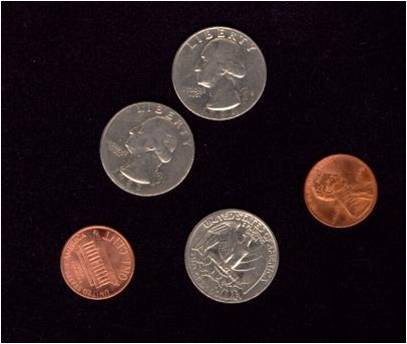
%> input picture Image Processing Assignment 6/2017A7PS0118P_Assignment6/Coin.jpg, 407 x 344 px
$ octave Untitled2.m   (GNU Octave 9; MATLAB toolbox functions it lacks are replaced by stand-ins)
%> lines starting %> are read from the running program, lines starting %| are printed output that depends on the picture; in (x1, y1, x2, y2) boxes, pixels count from 0 and x2, y2 are one past the last pixel; in counts of white or black regions, pixels touching at a corner belong together; the program's own positions count from 1; long printed decimals are rounded
clc; % Clear command window.
clearvars; % Get rid of variables from prior run of this m-file.
fprintf('Running BlobsDemo.m...\n'); % Message sent to command window.
workspace; % Make sure the workspace panel with all the variables is showing.
imtool close all;  % Close all imtool figures.
format long g;
format compact;
captionFontSize = 14;

Image=imread('Coin.jpg');
%> Image is the input picture: size 344x407x3 uint8; mean R, G, B 39.4, 26.8, 30.6

subplot(3, 3, 2);
imshow(Image);
caption = sprintf('Original Image.');
title(caption, 'FontSize', captionFontSize);
I = rgb2gray(Image);
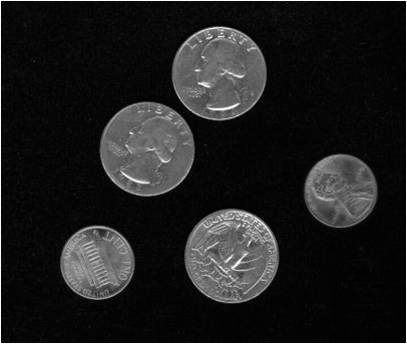
%> I: size 344x407 uint8; min 0, max 255, mean 31.1

n=imhist(I); %Compute the histogram
%> n = 256 values, max 18925 at index 5, min 3 at index 215, mean 546.9
N=sum(n); %sum the values of all the histogram values
%> N = 140008
max=0; %initialize maximum to zero

for i=1:256
    P(i)=n(i)/N; %Computing the probability of each intensity level
end
%> after the loop, P = 256 values, max 0.135 at index 5, min 2.14e-05 at index 215, mean 0.00391
for T=2:255      %step through all thresholds from 2 to 255
    w0=sum(P(1:T)); %Probability of class 1 (separated by threshold)
    w1=sum(P(T+1:256)); %probability of class2 (separated by threshold)
    u0=dot(0:T-1,P(1:T))/w0; %class mean u0
    u1=dot(T:255,P(T+1:256))/w1; %class mean u1
    sigma=w0*w1*((u1-u0)^2); %compute sigma i.e variance(between class)
    if sigma>max %compare sigma with maximum
        max=sigma; %update the value of max i.e max=sigma
        threshold=T-1; %desired threshold corresponds to maximum variance of between class
    end
end
%> this loop made 254 passes
%> (w0, w1, u0, u1, sigma, max) on passes 1 to 12: (0.00439, 0.996, 0.959, 31.19, 4, 4), (0.0251, 0.975, 1.82, 31.82, 22.06, 22.06), (0.134, 0.866, 2.78, 35.43, 123.5, 123.5), (0.269, 0.731, 3.39, 41.24, 281.7, 281.7), (0.388, 0.612, 3.89, 48.32, 469, 469), (0.505, 0.495, 4.38, 58.34, 727.8, 727.8), (0.593, 0.407, 4.77, 69.45, 1009.4, 1009.4), (0.655, 0.345, 5.07, 80.49, 1284.7, 1284.7), (0.698, 0.302, 5.31, 90.57, 1532.4, 1532.4), (0.725, 0.275, 5.49, 98.64, 1728.2, 1728.2), (0.742, 0.258, 5.61, 104.4, 1865.8, 1865.8), (0.753, 0.247, 5.7, 108.3, 1958.2, 1958.2)
%> after the loop, max = 2162.7; threshold = 62
bw=imbinarize(I,threshold/255); %Convert to Binary Image
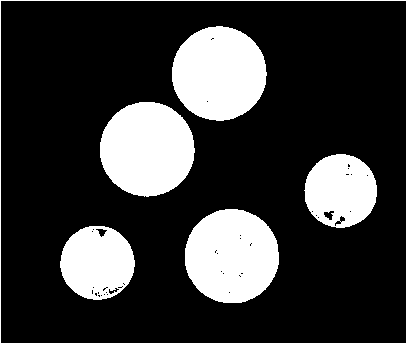
%> bw: size 344x407 logical; 22.1% white; 6 white regions
display(threshold)
%| threshold =               62
originalImage = I;
binaryImage=bw;
thresholdValue=threshold;
%> thresholdValue = 62

% Display the grayscale image.
subplot(3, 3, 4);
imshow(originalImage);
% Maximize the figure window.
set(gcf, 'units','normalized','outerposition',[0 0 1 1]);
% Force it to display RIGHT NOW (otherwise it might not display until it's all done, unless you've stopped at a breakpoint.)
drawnow;
caption = sprintf('Original GrayScale Image.');
title(caption, 'FontSize', captionFontSize);
axis image; % Make sure image is not artificially stretched because of screen's aspect ratio.


[pixelCount, grayLevels] = imhist(originalImage);
%> pixelCount has the same summary as n; grayLevels = 256 values from 0 to 255
subplot(3, 3, 5);
bar(pixelCount);
title('Histogram of original image', 'FontSize', captionFontSize);
xlim([0 grayLevels(end)]); % Scale x axis manually.
grid on;

% Show the threshold as a vertical red bar on the histogram.
hold on;
maxYValue = ylim;
line([thresholdValue, thresholdValue], maxYValue, 'Color', 'r');
% Place a text label on the bar chart showing the threshold.
annotationText = sprintf('Thresholded at %d gray levels', thresholdValue);
%> annotationText = 'Thresholded at 62 gray levels'
% For text(), the x and y need to be of the data class "double" so let's cast both to double.
text(double(thresholdValue + 5), double(0.5 * maxYValue(2)), annotationText, 'FontSize', 10, 'Color', [0 .5 0]);
text(double(thresholdValue - 70), double(0.94 * maxYValue(2)), 'Background', 'FontSize', 10, 'Color', [0 0 .5]);
text(double(thresholdValue + 50), double(0.94 * maxYValue(2)), 'Foreground', 'FontSize', 10, 'Color', [0 0 .5]);

% Display the binary image.
subplot(3, 3, 6);
imshow(bw);
title('Binary Image, obtained by thresholding', 'FontSize', captionFontSize);


labeledImage = bwlabel(binaryImage, 8);     % Label each blob so we can make measurements of it
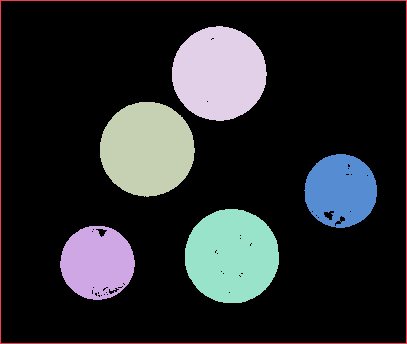
%> labeledImage: size 344x407 double; 7 distinct labels, from 0 to 6; one colour per label, 0 black
blobMeasurements = regionprops(labeledImage, originalImage, 'all');
%> blobMeasurements = 6 regions; largest, box (x1, y1, x2, y2), Area, Centroid, MajorAxisLength, MinorAxisLength and Eccentricity: (100, 102, 195, 197) 7053 [147.8 149.7] 94.84 94.71 0.053, (172, 26, 267, 121) 7018 [219.7 74.1] 94.81 94.32 0.102, (185, 209, 279, 303) 6986 [232.3 256.7] 94.52 94.47 0.03, (60, 226, 135, 300) 4226 [97.8 263.3] 74.92 72.79 0.237
numberOfBlobs = size(blobMeasurements, 1);
%> numberOfBlobs = 6


textFontSize = 14;	% Used to control size of "blob number" labels put atop the image.
labelShiftX = -7;	% Used to align the labels in the centers of the coins.
blobECD = zeros(1, numberOfBlobs);
% Print header line in the command window.
fprintf(1,'Blob #      Mean Intensity  Area   Perimeter    Centroid       Diameter\n');
% Loop over all blobs printing their measurements to the command window.

X = zeros(length(numberOfBlobs),4);

for k = 1 : numberOfBlobs           % Loop through all blobs.
	% Find the mean of each blob.  (R2008a has a better way where you can pass the original image
	% directly into regionprops.  The way below works for all versions including earlier versions.)
	thisBlobsPixels = blobMeasurements(k).PixelIdxList;  % Get list of pixels in current blob.
	meanGL = mean(originalImage(thisBlobsPixels)); % Find mean intensity (in original image!)
	meanGL2008a = blobMeasurements(k).MeanIntensity; % Mean again, but only for version >= R2008a

	blobArea = blobMeasurements(k).Area;		% Get area.
	blobPerimeter = blobMeasurements(k).Perimeter;		% Get perimeter.
	blobCentroid = blobMeasurements(k).Centroid;		% Get centroid one at a time
	blobECD(k) = sqrt(4 * blobArea / pi);					% Compute ECD - Equivalent Circular Diameter.
    X(k,1)=k;
    X(k,2) = blobMeasurements(k).Area;
    X(k,3)=blobCentroid(1);
    X(k,4)=blobCentroid(2);
	fprintf(1,'#%2d %17.1f %11.1f %8.1f %8.1f %8.1f % 8.1f\n', k, meanGL, blobArea, blobPerimeter, blobCentroid, blobECD(k));
end
%> this loop made 6 passes
%> (meanGL, meanGL2008a, blobArea, blobPerimeter, blobCentroid) on passes 1 to 6: (252.2, 252.2, 1498, 1467.7, [204 172.5]), (120.9, 120.9, 4226, 230.6, [97.76 263.3]), (107.9, 107.9, 7053, 296.8, [147.8 149.7]), (109.1, 109.1, 7018, 294.8, [219.7 74.11]), (120.8, 120.8, 6986, 294.2, [232.3 256.7]), (97.46, 97.46, 4110, 228.1, [341.4 191])
%| # 1             252.2      1498.0   1467.7    204.0    172.5     43.7
%| # 2             120.9      4226.0    230.6     97.8    263.3     73.4
%| # 3             107.9      7053.0    296.8    147.8    149.7     94.8
%| # 4             109.1      7018.0    294.8    219.7     74.1     94.5
%| # 5             120.8      6986.0    294.2    232.3    256.7     94.3
%| # 6              97.5      4110.0    228.1    341.4    191.0     72.3
%> after the loop, X = [1 1498 204 172.5; 2 4226 97.76 263.3; 3 7053 147.8 149.7; 4 7018 219.7 74.11; 5 6986 232.3 256.7; 6 4110 341.4 191]; blobECD = [43.67 73.35 94.76 94.53 94.31 72.34]
disp(X)
%|  Columns 1 through 3:
%|                        1                    1498       204.000
%|                        2                    4226       97.762
%|                        3                    7053       147.786
%|                        4                    7018       219.735
%|                        5                    6986       232.337
%|                        6                    4110       341.364
%|  Column 4:
%|        172.500
cent = sortrows(X,2);
%> cent = [1 1498 204 172.5; 6 4110 341.4 191; 2 4226 97.76 263.3; 5 6986 232.3 256.7; 4 7018 219.7 74.11; 3 7053 147.8 149.7]

allBlobCentroids = [blobMeasurements.Centroid];
%> allBlobCentroids = [204 172.5 97.76 263.3 147.8 149.7 219.7 74.11 232.3 256.7 341.4 191]
centroidsX = cent(2:6,3);
%> centroidsX = [341.4; 97.76; 232.3; 219.7; 147.8]
centroidsY = cent(2:6,4);
%> centroidsY = [191; 263.3; 256.7; 74.11; 149.7]

subplot(3, 3, 8);
imshow(bw);
title('Numbered in ascending order.', 'FontSize', captionFontSize);
subplot(3, 3, 8);
for k = 1 : numberOfBlobs-1           % Loop through all blobs.
	text(centroidsX(k) + labelShiftX, centroidsY(k), num2str(k), 'FontSize', textFontSize, 'FontWeight', 'Bold');
end
%> this loop made 5 passes
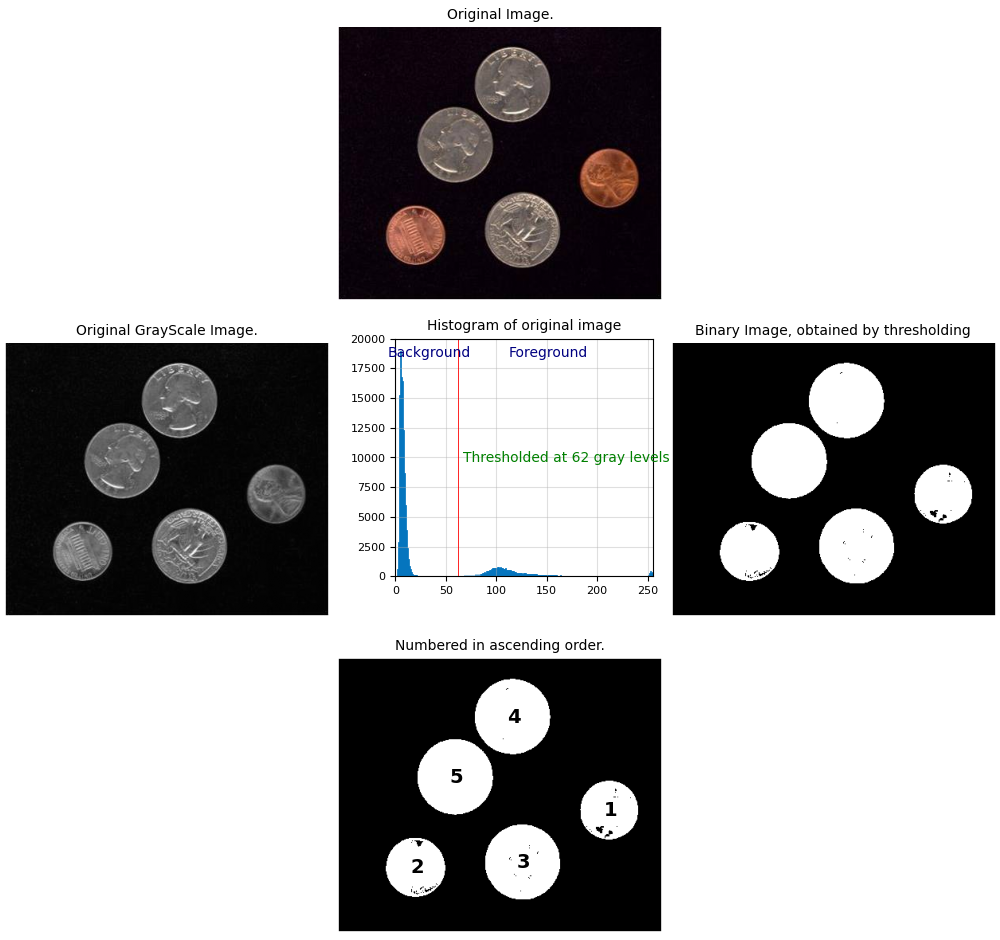
%> figure redrawn from the program's plot data, 5 panels
